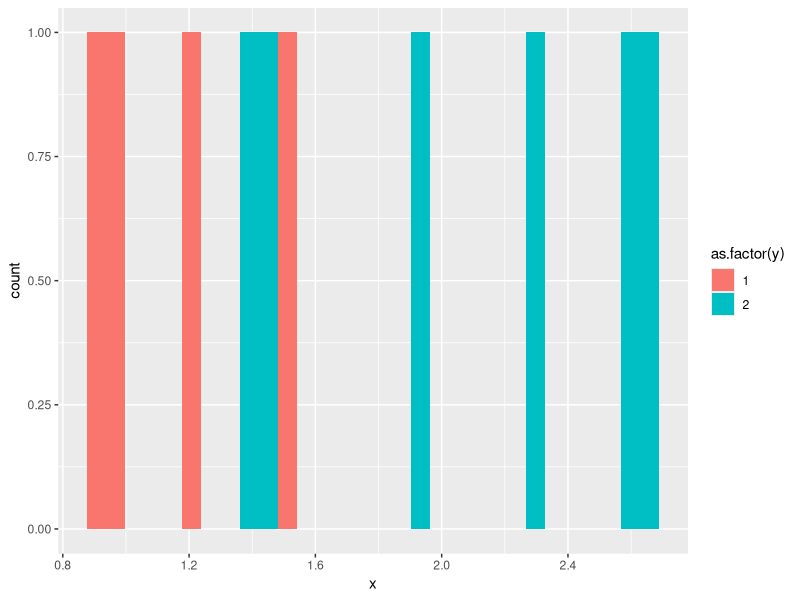

The R source for this figure:
## ---- chunk 1
#R markdown options
knitr::opts_chunk$set(echo = TRUE, 
                      eval = TRUE,
                      fig.width = 10,
                      fig.height = 5,
                      fig.align = "center", 
                      message = FALSE,
                      warning = FALSE)

#Load packages
library(tidyverse)
## ---- chunk 2
library(knitr)
set.seed(2024)
n1 = 4
n2 = 6
x1 = rnorm(n = n1, mean = 1, sd = .5)
df1 = as_tibble(list(x = x1, y = 1))

x2 = rnorm(n = n2, mean = 2, sd = .5)
df2 = as_tibble(list(x = x2, y = 2))

df = rbind(df1, df2)
p = df %>% ggplot()+geom_histogram(aes(x = x, fill = as.factor(y)))
kable(round(df,2))
